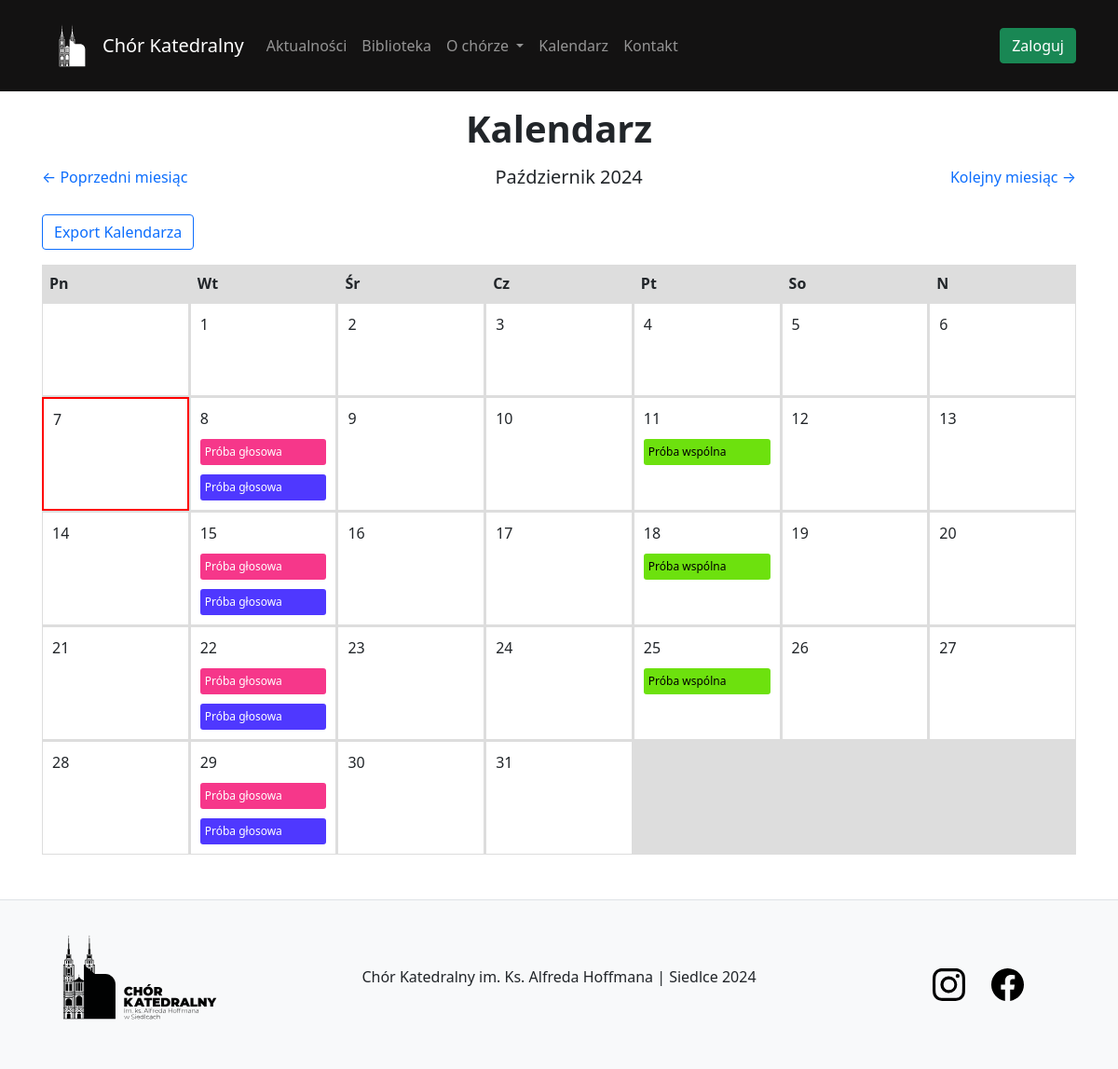
The page /event/2024/10/ on the database its author committed.
### event/models.py (models this page shows, shortened)
class Event(models.Model):
    title = models.CharField(max_length=200)
    description = models.TextField()
    colour = models.CharField('colour', max_length=25, null=True, blank=True)
    date_event = models.DateField(default=date.today)  # Только дата
    start_time = models.TimeField()  # Время начала события
    end_time = models.TimeField()    # Время окончания события

### event/views.py (the view)
# urls.py: path('<int:year>/<int:month>/', views.get_month, name='calendar'),
def get_month(request, year, month):
    first_day_of_month = date(year, month, 1)
    _, days_in_month = calendar.monthrange(year, month)
    start_day = first_day_of_month.weekday()  # 0: Monday, 6: Sunday
    days = []
    for day in range(1, days_in_month + 1):
        current_date = date(year, month, day)
        events = Event.objects.filter(date_event=current_date).order_by('start_time')
        days.append({
            'day': day,
            'date': current_date,
            'events': events
        })
    today = timezone.localdate()
    days_of_week = ["Pn", "Wt", "Śr", "Cz", "Pt", "So", "N"]
    context = {
        'days_in_month': days,
        'empty_days': range(start_day),
        'prev_month': first_day_of_month.replace(day=1) - timezone.timedelta(days=1),
        'next_month': first_day_of_month.replace(day=days_in_month) + timezone.timedelta(days=1),
        'days_of_week': days_of_week,
        'current_year': year,
        'current_month': month,
        'current_month_object' : first_day_of_month,
        'today' : today
    }
    return render(request, 'event/calendar.html', context)

### library/context_processors.py (called while the page is built)
def current_time(request):
    now = timezone.now()
    return {
        'current_year': now.year,
        'current_month': now.month,
    }

### event/templates/event/calendar.html (shortened to what this page needs)
{% extends 'content/template.html' %}
{% block body %}
<div class="header">
    <h1 class="m-3">Kalendarz</h1>
    <div class="nav">
        <a href="{% url 'calendar' prev_month.year prev_month.month %}">← Poprzedni miesiąc</a>
        <h5>{{ current_month_object|date:"F Y" }}</h5>
        <a href="{% url 'calendar' next_month.year next_month.month %}">Kolejny miesiąc →</a>
    </div>
</div>
<button type="button" class="btn btn-outline-primary mb-3" data-bs-toggle="modal" data-bs-target="#exampleModal">
    Export Kalendarza
</button>
<div class="calendar">
    {% for day in days_of_week %}
        <div class="day-header p-2"><strong>{{ day }}</strong></div>
    {% endfor %}
    {% for _ in empty_days %}
        <div class="day"></div>
    {% endfor %}
    {% for day in days_in_month %}
        <div class="day {% if day.date == today %}today{% endif %}" data-bs-toggle="modal" data-bs-target="#dayDetails{{ day.day }}">
            {{ day.day }}
            {% for event in day.events %}
                <div class="event" style="background-color: {{ event.colour }};">
                    <div class="title">
                        {{ event.title }}
                    </div>
                </div>
            {% endfor %}
        </div>
    {% endfor %}
</div>
{% endblock %}

### content/static/content/css/main.css (style rules this page uses)
h1 { font-weight: bold; }
a { text-decoration: none; }

### event/templates/event/calendar.html (style rules this page uses)
.calendar { display: grid; grid-template-columns: repeat(7, 1fr); gap: 1px; background-color: #ddd; }
.day { background-color: #fff; padding: 10px; min-height: 100px; border: 1px solid #ddd; position: relative; }
.event { margin-top: 10px; padding: 5px; border-radius: 3px; font-size: 12px; }
.header { text-align: center; margin-bottom: 20px; }
.nav { display: flex; justify-content: space-between; margin-bottom: 10px; }
.today { border: 2px solid red; }

### rows shown on the page
Event: title "Próba głosowa"
Event: title "Próba głosowa"
Event: title "Próba wspólna"
Event: title "Próba głosowa"
Event: title "Próba głosowa"
Event: title "Próba wspólna"
Event: title "Próba głosowa"
Event: title "Próba głosowa"
Event: title "Próba wspólna"
Event: title "Próba głosowa"
Event: title "Próba głosowa"

### other values the page prints
{{ current_month_object|date:"F Y" }} "Październik 2024"
{{ day }} "Pn" "Wt" "Śr" "Cz" "Pt" "So" "N"
{{ day.day }} "1" "2" "3" "4" "5" "6" "7" "8" "9" "10" "11" "12" "13" "14" "15" "16" "17" "18" "19" "20" "21" "22" "23" "24" "25" "26" "27" "28" "29" "30" "31"
